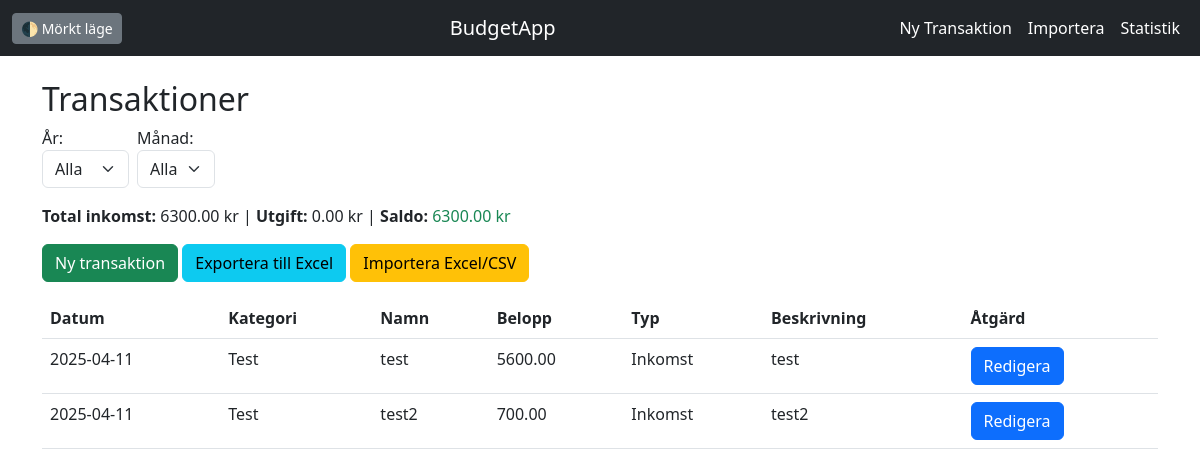
The page / (signed in) on the database its author committed.
### tables this page shows
CREATE TABLE info (
            id INTEGER PRIMARY KEY AUTOINCREMENT,
            category TEXT NOT NULL,
            item_name TEXT NOT NULL,
            amount REAL NOT NULL,
            date TEXT NOT NULL,
            description TEXT,
            type TEXT NOT NULL,
            taxrate REAL DEFAULT 0.3
        );

### app.py (the view)
@app.route("/")
@require_auth
def index():
    valdmånad = request.args.get("månad")
    valdår = request.args.get("år")
    alla = database.get_info()
    år_lista = sorted(set([r[4][:4] for r in alla]))
    månads_lista = sorted(set([r[4][5:7] for r in alla]))
    transaktioner = alla
    if valdår:
        transaktioner = [r for r in transaktioner if r[4][:4] == valdår]
    if valdmånad:
        transaktioner = [r for r in transaktioner if r[4][5:7] == valdmånad]
    inkomst = sum(r[3] for r in transaktioner if r[6] == "Inkomst")
    utgift = sum(r[3] for r in transaktioner if r[6] == "Utgift")
    saldo = inkomst - utgift
    return render_template("index.html",
        transactions=transaktioner,
        valdmånad=valdmånad,
        valdår=valdår,
        månader=månads_lista,
        år=år_lista,
        inkomst=inkomst,
        utgift=utgift,
        saldo=saldo
    )

### database.py (called while the page is built)
def get_info():
    conn = sqlite3.connect(DB_NAME)
    cur = conn.cursor()
    cur.execute("SELECT * FROM info ORDER BY date")
    rows = cur.fetchall()
    conn.close()
    return rows

### utils.py (called while the page is built)
def require_auth(func):
    @wraps(func)
    def wrapper(*args, **kwargs):
        if not session.get("authenticated"):
            return redirect(url_for("start"))
        return func(*args, **kwargs)
    return wrapper

### templates/index.html (shortened to what this page needs)
{% extends "base.html" %}
{% block content %}
<h2>Transaktioner</h2>
<div class="mb-3 d-flex gap-2 align-items-end">
    <form method="get" class="d-flex gap-2">
        <div>
            <label for="år">År:</label>
            <select name="år" id="år" class="form-select" onchange="this.form.submit()">
                <option value="">Alla</option>
            </select>
        </div>
        <div>
            <label for="månad">Månad:</label>
            <select name="månad" id="månad" class="form-select" onchange="this.form.submit()">
                <option value="">Alla</option>
            </select>
        </div>
    </form>
</div>
<div class="mb-3">
    <strong>Total inkomst:</strong> {{ '%.2f'|format(inkomst) }} kr |
    <strong>Utgift:</strong> {{ '%.2f'|format(utgift) }} kr |
    <strong>Saldo:</strong>
    <span class="{{ 'text-success' if saldo >= 0 else 'text-danger' }}">
        {{ '%.2f'|format(saldo) }} kr
    </span>
</div>
<a href="{{ url_for('add_transaction') }}" class="btn btn-success">Ny transaktion</a>
<a href="{{ url_for('export_excel') }}" class="btn btn-info">Exportera till Excel</a>
<a href="{{ url_for('import_transactions') }}" class="btn btn-warning">Importera Excel/CSV</a>
<table class="table mt-3">
    <thead>
        <tr>
            <th>Datum</th>
            <th>Kategori</th>
            <th>Namn</th>
            <th>Belopp</th>
            <th>Typ</th>
            <th>Beskrivning</th>
            <th>Åtgärd</th>
        </tr>
    </thead>
    <tbody>
        {% for t in transactions %}
        <tr>
            <td>{{ t[4] }}</td>
            <td>{{ t[1] }}</td>
            <td>{{ t[2] }}</td>
            <td>{{ '%.2f'|format(t[3]) }}</td>
            <td>{{ t[6] }}</td>
            <td>{{ t[5] }}</td>
            <td>
                <a href="{{ url_for('edit_transaction', id=t[0]) }}" class="btn btn-primary">Redigera</a>
            </td>
        </tr>
        {% endfor %}
    </tbody>
</table>
{% endblock %}

### templates/base.html (shortened to what this page needs)
<!DOCTYPE html>
<html lang="sv">
<head>
    <link href="https://cdn.jsdelivr.net/npm/bootstrap@5.3.0/dist/css/bootstrap.min.css" rel="stylesheet">
</head>
<body>
  <nav class="navbar navbar-expand-lg navbar-dark bg-dark mb-4">
    <div class="container-fluid">
      <button id="toggleDark" class="btn btn-secondary btn-sm me-2">🌓 Mörkt läge</button>
      <a class="navbar-brand text-white" href="{{ url_for('index') }}">BudgetApp</a>
      <div class="navbar-nav">
        <a class="nav-link text-white" href="{{ url_for('add_transaction') }}">Ny Transaktion</a>
        <a class="nav-link text-white" href="{{ url_for('import_transactions') }}">Importera</a>
        <a class="nav-link text-white" href="{{ url_for('statistics') }}">Statistik</a>
      </div>
    </div>
  </nav>
<div class="container">
    {% block content %}{% endblock %}
</div>
</body>
</html>

### rows shown on the page
info: date "2025-04-11", category "Test", item_name "test", amount "5600.00", type "Inkomst", description "test"
info: date "2025-04-11", category "Test", item_name "test2", amount "700.00", type "Inkomst", description "test2"

### other values the page prints
{{ '%.2f'|format(inkomst) }} "6300.00"
{{ '%.2f'|format(utgift) }} "0.00"
{{ '%.2f'|format(saldo) }} "6300.00"
